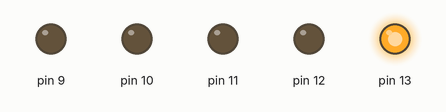
A sketch run on a simulated Arduino Uno, built with avr-gcc and run on an emulated ATmega328P. Shown: output pins drawn as LEDs (lit = HIGH).

Above: at 0.02 s.
At 0.37 s:
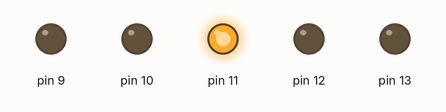
At 0.82 s:
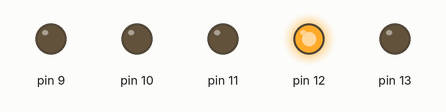
At 1.47 s:
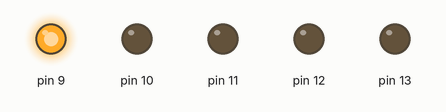
At 2.92 s:
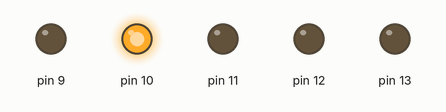
Timing chart, 0 to 3.2 s (numbered marks = the images above):
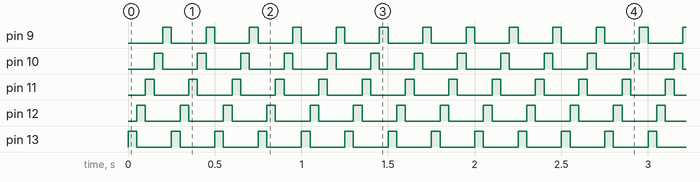

Measured:
- by itself, pin 9–13: alternates HIGH for 0.05 s and LOW for 0.20 s

The sketch:

LED_CHASER.ino
```cpp
void setup() {
  pinMode(13, OUTPUT);
  pinMode(12, OUTPUT);
  pinMode(11, OUTPUT);
  pinMode(10, OUTPUT);
  pinMode(9, OUTPUT);
}

void loop() {
  digitalWrite(13, HIGH);
  digitalWrite(12, LOW);
  digitalWrite(11, LOW);
  digitalWrite(10, LOW);
  digitalWrite(9, LOW);
  delay(50);

  digitalWrite(13, LOW);
  digitalWrite(12, HIGH);
  digitalWrite(11, LOW);
  digitalWrite(10, LOW);
  digitalWrite(9, LOW);
  delay(50);

  digitalWrite(13, LOW);
  digitalWrite(12, LOW);
  digitalWrite(11, HIGH);
  digitalWrite(10, LOW);
  digitalWrite(9, LOW);
  delay(50);

  digitalWrite(13, LOW);
  digitalWrite(12, LOW);
  digitalWrite(11, LOW);
  digitalWrite(10, HIGH);
  digitalWrite(9, LOW);
  delay(50);

  digitalWrite(13, LOW);
  digitalWrite(12, LOW);
  digitalWrite(11, LOW);
  digitalWrite(10, LOW);
  digitalWrite(9, HIGH);
  delay(50);
}
```
